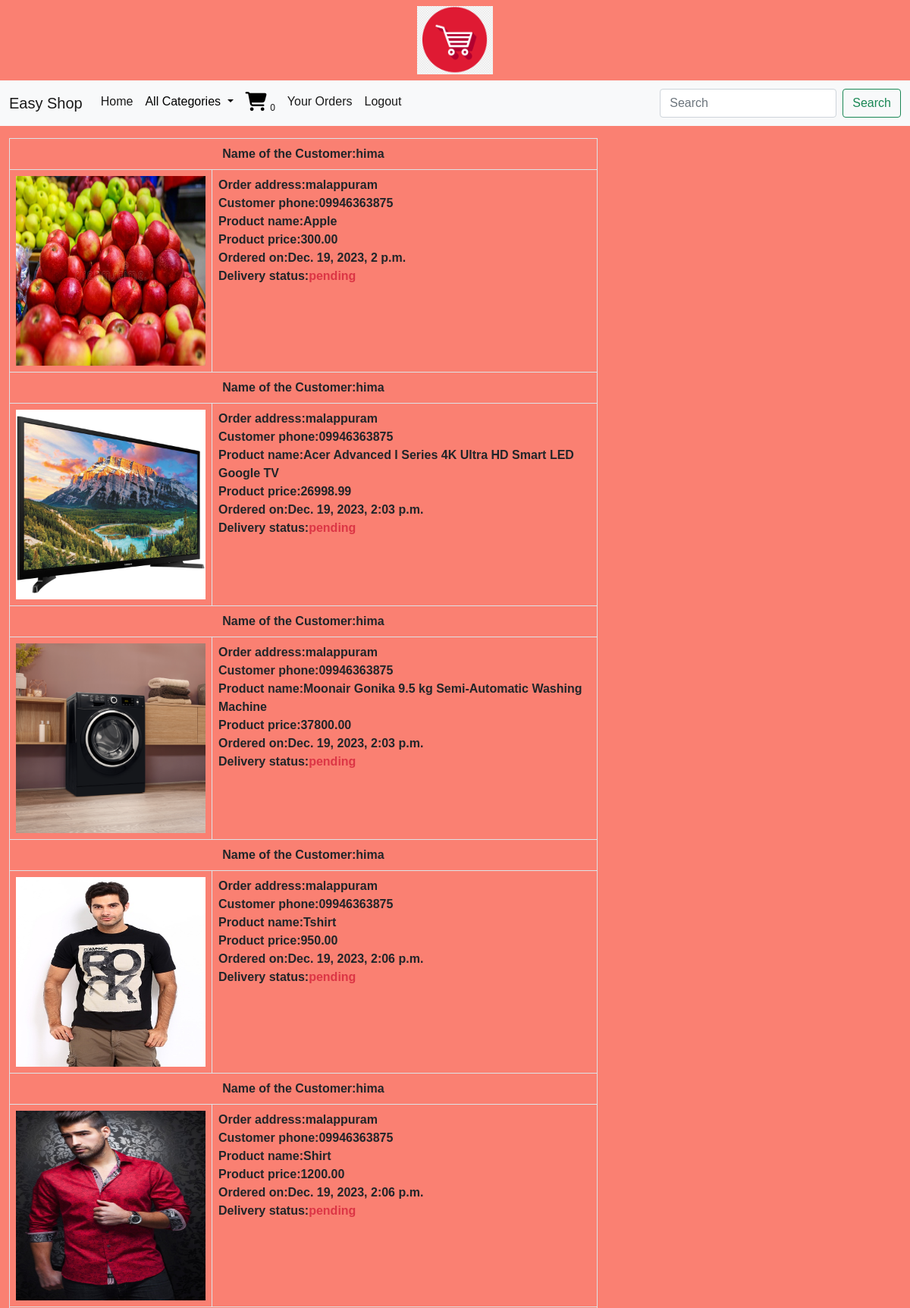
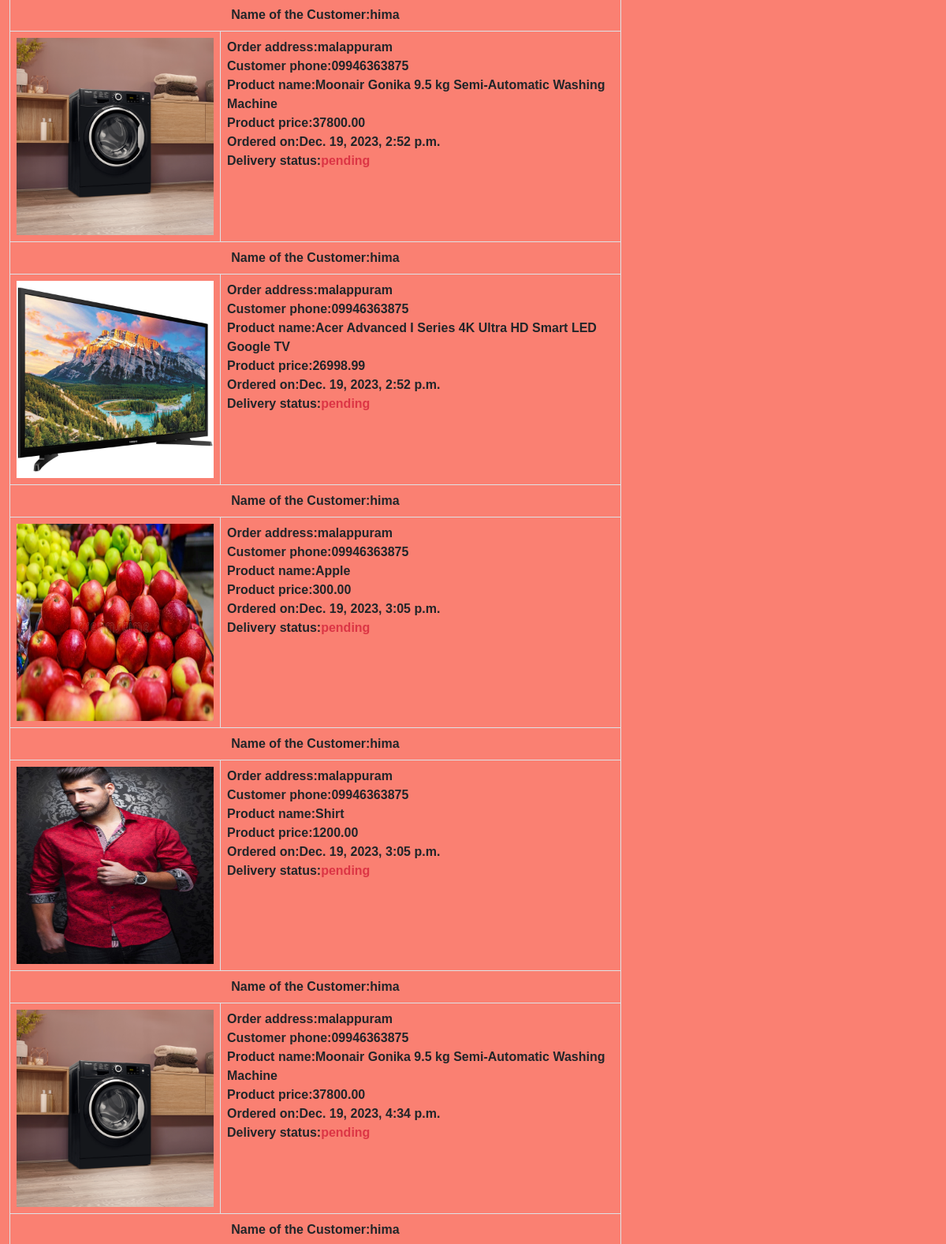
/cart/orderview (signed in, upper part), run on the app's committed database (2 pictures, top to bottom).
### cart/models.py (models this page shows, shortened)
class Order(models.Model):
    product=models.ForeignKey(Product,on_delete=models.CASCADE)
    user=models.ForeignKey(User,on_delete=models.CASCADE)
    no_of_items=models.IntegerField()
    address=models.TextField()
    phone=models.CharField(max_length=30)
    order_status=models.CharField(max_length=20,default="pending")
    delivery_status=models.CharField(max_length=20,default="pending")
    date_ordered=models.DateTimeField(auto_now_add=True)

### shop/models.py (models this page shows, shortened)
class Product(models.Model):
    name=models.CharField(max_length=200)
    desc=models.TextField()
    image=models.ImageField(upload_to='shop/products',blank=True,null=True)
    price=models.DecimalField(max_digits=10,decimal_places=2)
    category=models.ForeignKey(Category,on_delete=models.CASCADE) #one to many relationship
    stock=models.IntegerField()
    available=models.BooleanField(default=True)
    created=models.DateTimeField(auto_now_add=True)
    updated=models.DateTimeField(auto_now=True)

### cart/views.py (the view)
# urls.py: path('orderview',views.orderview,name="orderview"),
def orderview(request):
  u=request.user
  o=Order.objects.filter(user=u)
  return render(request,'orderview.html',{'o':o})

### cart/context_processors.py (called while the page is built)
def productcount(request):
    item_count=0
    if request.user.is_authenticated:
     u=request.user
    try:
       cart=Cart.objects.filter(user=u)
       for i in cart:
          item_count=item_count+i.quantity
    except:
       item_count=0
    return{'count':item_count}

### shop/context_processors.py (called while the page is built)
def menu_links(request):
    c=Category.objects.all()
    return{'links':c}

### templates/orderview.html (shortened to what this page needs)
{% extends 'base.html' %}
{% load static %}
{% block content %}
<div class="container-fluid mt-3">
<div class="row">
<div class="col-sm-8">
<table class="table table-bordered">
    {% for i in o %}
    <th colspan="2"><center><b>Name of the Customer:{{i.user}}</b></center></th>
    <tr>
    <td><img src="{{i.product.image.url}}" height="250px" width="250px"></td>
    <td><b>Order address:{{i.address}}</b><br>
    <b>Customer phone:{{i.phone}}</b><br>
    <b>Product name:{{i.product.name}}</b><br>
    <b>Product price:{{i.product.price}}</b><br>
    <b>Ordered on:{{i.date_ordered}}</b><br>
    <b>Delivery status:<span class="text-danger">{{i.delivery_status}}</span></b><br>
</td>
</tr>
</div>
</div></div>
{% endfor %}
{% endblock %}

### static/css/style.css (style rules this page uses)
body { background-color: salmon; font-family: 'Kanit', sans-serif; }
.table-bordered { border-width: 4px; }

### data on the page
Order: user "hima", product.image (picture), address "malappuram", phone "09946363875", product.name "Apple", product.price "300.00", date_ordered "Dec. 19, 2023, 2 p.m.", delivery_status "pending"
Order: user "hima", product.image (picture), address "malappuram", phone "09946363875", product.name "Acer Advanced I Series 4K Ultra HD Smart LED Google TV", product.price "26998.99", date_ordered "Dec. 19, 2023, 2:03 p.m.", delivery_status "pending"
Order: user "hima", product.image (picture), address "malappuram", phone "09946363875", product.name "Moonair Gonika 9.5 kg Semi-Automatic Washing Machine", product.price "37800.00", date_ordered "Dec. 19, 2023, 2:03 p.m.", delivery_status "pending"
Order: user "hima", product.image (picture), address "malappuram", phone "09946363875", product.name "Tshirt", product.price "950.00", date_ordered "Dec. 19, 2023, 2:06 p.m.", delivery_status "pending"
Order: user "hima", product.image (picture), address "malappuram", phone "09946363875", product.name "Shirt", product.price "1200.00", date_ordered "Dec. 19, 2023, 2:06 p.m.", delivery_status "pending"
Order: user "hima", product.image (picture), address "malappuram", phone "09946363875", product.name "Moonair Gonika 9.5 kg Semi-Automatic Washing Machine", product.price "37800.00", date_ordered "Dec. 19, 2023, 2:52 p.m.", delivery_status "pending"
Order: user "hima", product.image (picture), address "malappuram", phone "09946363875", product.name "Acer Advanced I Series 4K Ultra HD Smart LED Google TV", product.price "26998.99", date_ordered "Dec. 19, 2023, 2:52 p.m.", delivery_status "pending"
Order: user "hima", product.image (picture), address "malappuram", phone "09946363875", product.name "Apple", product.price "300.00", date_ordered "Dec. 19, 2023, 3:05 p.m.", delivery_status "pending"
Order: user "hima", product.image (picture), address "malappuram", phone "09946363875", product.name "Shirt", product.price "1200.00", date_ordered "Dec. 19, 2023, 3:05 p.m.", delivery_status "pending"
Order: user "hima", product.image (picture), address "malappuram", phone "09946363875", product.name "Moonair Gonika 9.5 kg Semi-Automatic Washing Machine", product.price "37800.00", date_ordered "Dec. 19, 2023, 4:34 p.m.", delivery_status "pending"
Order: user "hima"

### other printed values
{{ count }} "0"
